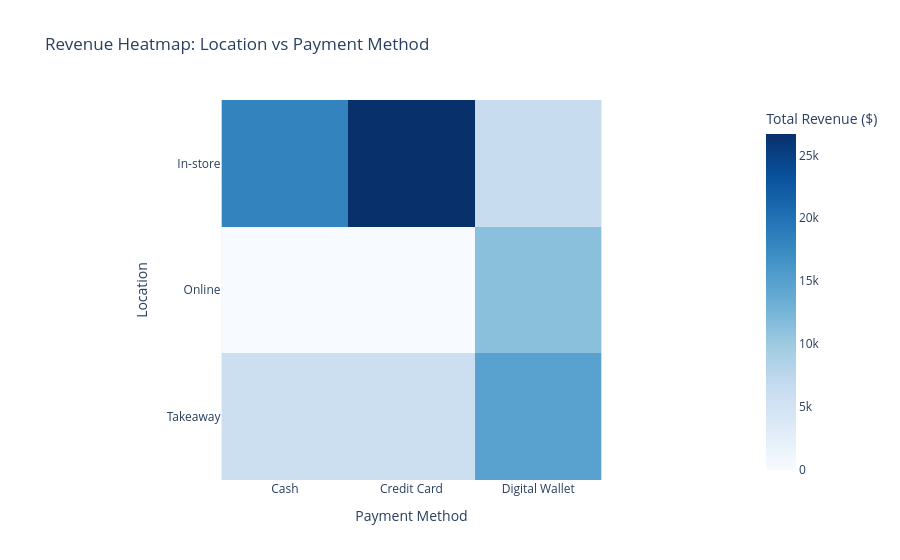

The code cell stored with this chart in its notebook:
### Code cell
pivot_table = df_filled.pivot_table(
    index='Location', 
    columns='Payment Method', 
    values='Total Spent', 
    aggfunc='sum',
    fill_value=0
)

fig5 = px.imshow(
   pivot_table,
    title='Revenue Heatmap: Location vs Payment Method',
   color_continuous_scale='Blues',
   labels=dict(color="Total Revenue ($)")
)
fig5.show()

### Figure 1 — Plotly figure (JSON) as saved in the notebook; plotly's stock layout.template omitted (floating-point values rounded to 4 significant figures)
{"data": [{"coloraxis": "coloraxis", "hovertemplate": "Payment Method: %{x}<br>Location: %{y}<br>Total Revenue ($): %{z}<extra></extra>", "name": "0", "type": "heatmap", "x": ["Cash", "Credit Card", "Digital Wallet"], "xaxis": "x", "y": ["In-store", "Online", "Takeaway"], "yaxis": "y", "z": [[18180.0, 26690.0, 6559.0], [0.0, 0.0, 11260.0], [5913.0, 5927.0, 14790.0]]}], "layout": {"coloraxis": {"colorbar": {"title": {"text": "Total Revenue ($)"}}, "colorscale": [[0, "rgb(247,251,255)"], [0.125, "rgb(222,235,247)"], [0.25, "rgb(198,219,239)"], [0.375, "rgb(158,202,225)"], [0.5, "rgb(107,174,214)"], [0.625, "rgb(66,146,198)"], [0.75, "rgb(33,113,181)"], [0.875, "rgb(8,81,156)"], [1, "rgb(8,48,107)"]]}, "title": {"text": "Revenue Heatmap: Location vs Payment Method"}, "xaxis": {"anchor": "y", "constrain": "domain", "domain": [0, 1], "scaleanchor": "y", "title": {"text": "Payment Method"}}, "yaxis": {"anchor": "x", "autorange": "reversed", "constrain": "domain", "domain": [0, 1], "title": {"text": "Location"}}}}
